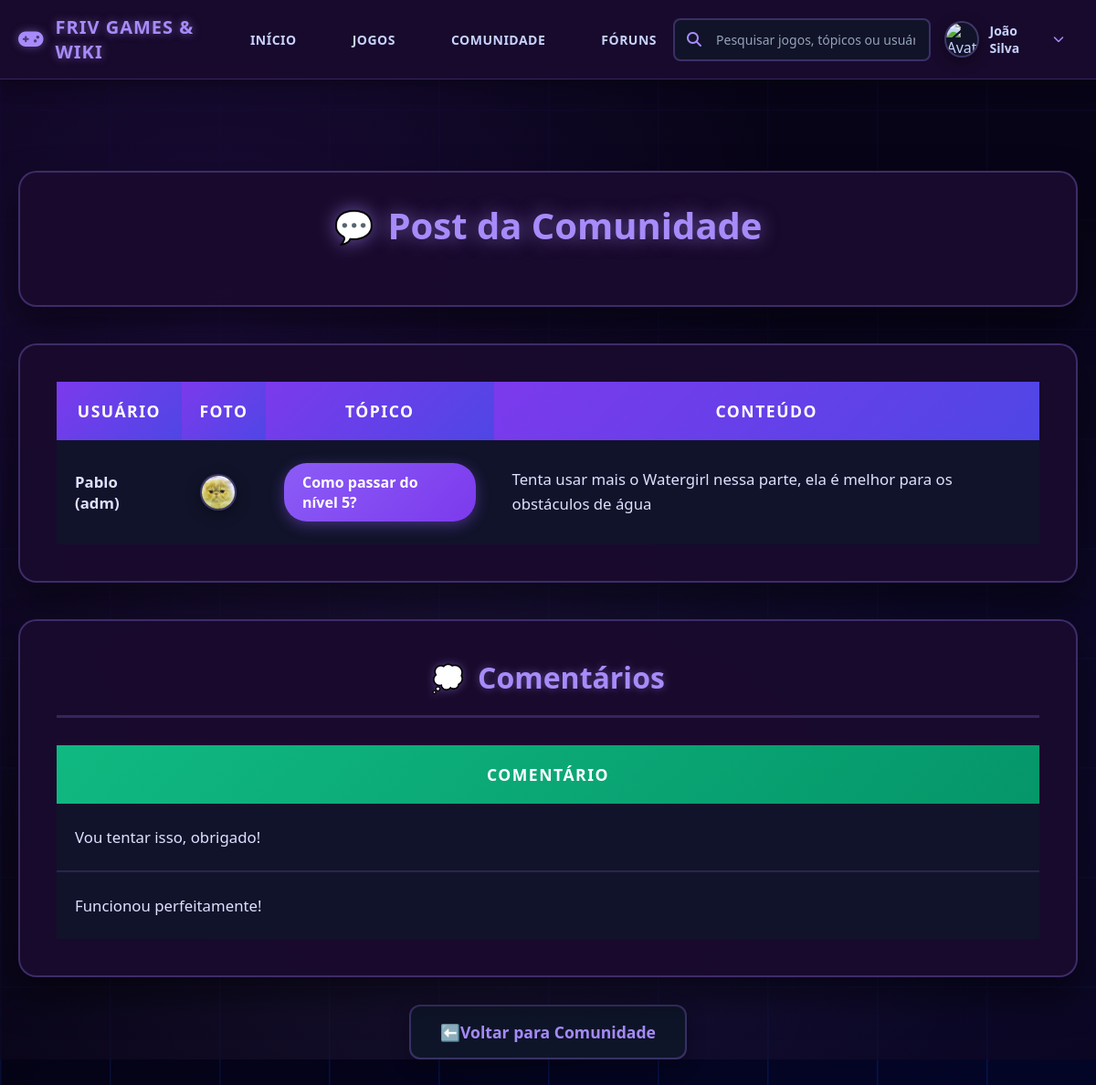
/post_individual.php?id=1 (signed in), run on an earlier commit of the app's database.
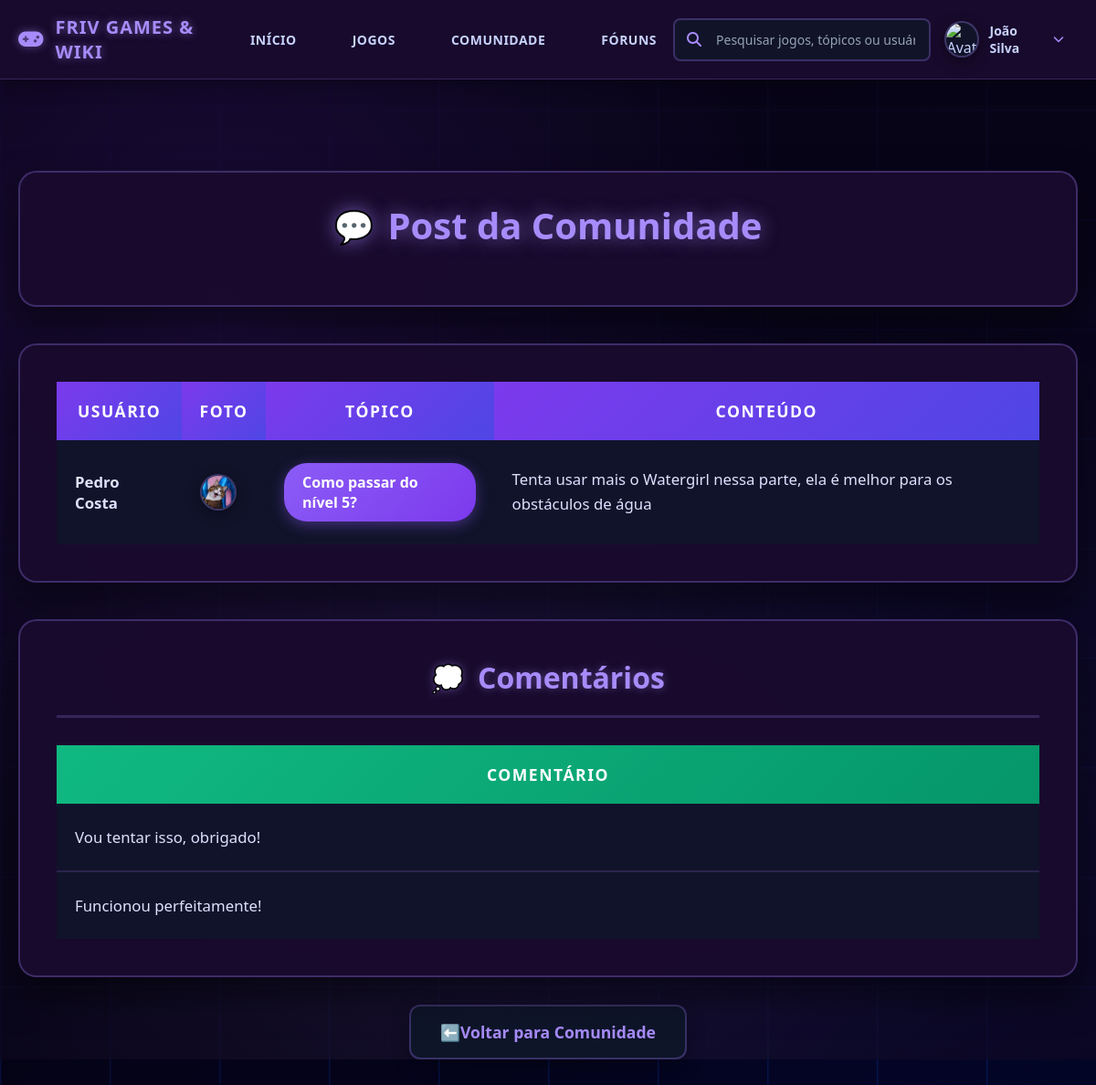
And on a later commit of the database.
### tables this page shows
CREATE TABLE IF NOT EXISTS `post_forun` (
  `idpost_forun` INT NOT NULL AUTO_INCREMENT,
  `conteudo` VARCHAR(255) NULL,
  `usuario_idusuario` INT NOT NULL,
  `topico_forun_idtopico_forun` INT NOT NULL,
  PRIMARY KEY (`idpost_forun`, `usuario_idusuario`, `topico_forun_idtopico_forun`),
  INDEX `fk_post_forun_usuario1_idx` (`usuario_idusuario` ASC) VISIBLE,
  INDEX `fk_post_forun_topico_forun1_idx` (`topico_forun_idtopico_forun` ASC) VISIBLE,
  UNIQUE INDEX `idpost_forun_UNIQUE` (`idpost_forun` ASC) VISIBLE,
  CONSTRAINT `fk_post_forun_usuario1`
    FOREIGN KEY (`usuario_idusuario`)
    REFERENCES `usuario` (`idusuario`)
    ON DELETE CASCADE
    ON UPDATE NO ACTION,
  CONSTRAINT `fk_post_forun_topico_forun1`
    FOREIGN KEY (`topico_forun_idtopico_forun`)
    REFERENCES `topico_forun` (`idtopico_forun`)
    ON DELETE CASCADE
    ON UPDATE NO ACTION);

CREATE TABLE IF NOT EXISTS `usuario` (
  `idusuario` INT NOT NULL AUTO_INCREMENT,
  `nome` VARCHAR(45) NOT NULL,
  `gmail` VARCHAR(100) NOT NULL,
  `senha` VARCHAR(200) NOT NULL,
  `foto` VARCHAR(255) NULL,
  `tipo` CHAR(1) NOT NULL,
  PRIMARY KEY (`idusuario`),
  UNIQUE INDEX `idusuario_UNIQUE` (`idusuario` ASC) VISIBLE);

CREATE TABLE IF NOT EXISTS `topico_forun` (
  `idtopico_forun` INT NOT NULL AUTO_INCREMENT,
  `nome` VARCHAR(50) NOT NULL,
  `conteudo` TEXT NOT NULL,
  `categoria_forun_idcategoria_forun1` INT NOT NULL,
  `jogo_idjogo1` INT NOT NULL,
  PRIMARY KEY (`idtopico_forun`),
  INDEX `fk_topico_forun_categoria_forun1_idx` (`categoria_forun_idcategoria_forun1` ASC) VISIBLE,
  INDEX `fk_topico_forun_jogo1_idx` (`jogo_idjogo1` ASC) VISIBLE,
  UNIQUE INDEX `idtopico_forun_UNIQUE` (`idtopico_forun` ASC) VISIBLE,
  CONSTRAINT `fk_topico_forun_categoria_forun1`
    FOREIGN KEY (`categoria_forun_idcategoria_forun1`)
    REFERENCES `categoria_forun` (`idcategoria_forun`)
    ON DELETE CASCADE
    ON UPDATE NO ACTION,
  CONSTRAINT `fk_topico_forun_jogo1`
    FOREIGN KEY (`jogo_idjogo1`)
    REFERENCES `jogo` (`idjogo`)
    ON DELETE CASCADE
    ON UPDATE NO ACTION);

CREATE TABLE IF NOT EXISTS `comentario` (
  `idcomentario` INT NOT NULL AUTO_INCREMENT,
  `comentario` VARCHAR(255) NOT NULL,
  `criado` DATE NOT NULL,
  `post_forun_idpost_forun` INT NOT NULL,
  `post_forun_usuario_idusuario` INT NOT NULL,
  `post_forun_topico_forun_idtopico_forun` INT NOT NULL,
  PRIMARY KEY (`idcomentario`, `post_forun_idpost_forun`, `post_forun_usuario_idusuario`, `post_forun_topico_forun_idtopico_forun`),
  INDEX `fk_comentario_post_forun1_idx` (`post_forun_idpost_forun` ASC, `post_forun_usuario_idusuario` ASC, `post_forun_topico_forun_idtopico_forun` ASC) VISIBLE,
  UNIQUE INDEX `idcomentario_UNIQUE` (`idcomentario` ASC) VISIBLE,
  CONSTRAINT `fk_comentario_post_forun1`
    FOREIGN KEY (`post_forun_idpost_forun` , `post_forun_usuario_idusuario` , `post_forun_topico_forun_idtopico_forun`)
    REFERENCES `post_forun` (`idpost_forun` , `usuario_idusuario` , `topico_forun_idtopico_forun`)
    ON DELETE CASCADE
    ON UPDATE NO ACTION);

### controle/funcoes.php (called while the page is built, shortened)
<?php
function pesquisarUsuario_ID($conexao, $idusuario)
{
    $sql = "SELECT nome, gmail, senha, foto FROM usuario WHERE idusuario = ?";
    $comando = mysqli_prepare($conexao, $sql);
    mysqli_stmt_bind_param($comando, 'i', $idusuario);
    mysqli_stmt_execute($comando);
    $resultado = mysqli_stmt_get_result($comando);
    $user = mysqli_fetch_assoc($resultado);
    return $user;
}
function pesquisarTopico_ID($conexao, $idtopico_forun)
{
    $sql = "SELECT t.idtopico_forun, t.nome AS nome_topico, t.conteudo, c.idcategoria_forun, c.nome AS nome_categoria, j.idjogo, j.nome AS nome_jogo
            FROM topico_forun t
            INNER JOIN categoria_forun c ON t.categoria_forun_idcategoria_forun1 = c.idcategoria_forun
            INNER JOIN jogo j ON t.jogo_idjogo1 = j.idjogo
            WHERE t.idtopico_forun = ?";
    $comando = mysqli_prepare($conexao, $sql);
    mysqli_stmt_bind_param($comando, 'i', $idtopico_forun);
    mysqli_stmt_execute($comando);
    $resultado = mysqli_stmt_get_result($comando);
    $topico = mysqli_fetch_assoc($resultado);
    return $topico;
}
function pesquisarPostID($conexao, $idpost)
{
    $sql = "SELECT * FROM post_forun WHERE idpost_forun=?";
    $comando = mysqli_prepare($conexao, $sql);
    mysqli_stmt_bind_param($comando, 'i', $idpost);
    mysqli_stmt_execute($comando);
    $resultado = mysqli_stmt_get_result($comando);
    $post = mysqli_fetch_assoc($resultado);
    return $post;
}
function ListarComentarioPost($conexao, $idpost)
{
    $sql = "SELECT * FROM comentario WHERE post_forun_idpost_forun = ?";
    $comando = mysqli_prepare($conexao, $sql);
    mysqli_stmt_bind_param($comando, 'i', $idpost);
    mysqli_stmt_execute($comando);
    $resultado = mysqli_stmt_get_result($comando);
    $lista_comentario = [];
    if ($resultado) {
        while ($comentario = mysqli_fetch_assoc($resultado)) {
            $lista_comentario[] = $comentario;
        }
    }
    return $lista_comentario;
}
?>

### public/post_individual.php (the view, shortened to what the changed rows need)
<?php
require_once "../controle/conexao.php";
require_once "../controle/funcoes.php";
$idpost = $_GET['id'];
?>
<!DOCTYPE html>
<html lang="pt-br">
<head>
    <link rel="stylesheet" href="./estilo/estilo_postIndividual.css">
    <link rel="stylesheet" href="https://cdnjs.cloudflare.com/ajax/libs/font-awesome/6.4.0/css/all.min.css">
    <link rel="stylesheet" href="./estilo/cabeçalho.css">
</head>
<body>
    <?php include 'cabeçalho.php'; ?>
    <div class="post-container">
        <div class="post-header">
            <h1 class="post-title">Post da Comunidade</h1>
        </div>
        <?php
        $posts = [];
        $posts[] = pesquisarPostID($conexao, $idpost);
        if((!$posts)){
            echo "<div class='empty-message'>Não foi possível identificar o post. Retorne a página e tente rever o post.</div>";
        } else {
        ?>
        <div class="post-content">
            <table class="post-table">
                <thead>
                    <tr>
                        <th>Usuário</th>
                        <th>Foto</th>
                        <th>Tópico</th>
                        <th>Conteúdo</th>
                    </tr>
                </thead>
                <tbody>
                <?php
                foreach ($posts as $post) {
                    $conteudo = $post['conteudo'];
                    $idusu = $post['usuario_idusuario'];
                    $idtop = $post['topico_forun_idtopico_forun'];
                    $usuarioinfo = pesquisarUsuario_ID($conexao, $idusu);
                    $nome = $usuarioinfo['nome'];
                    $foto = $usuarioinfo['foto'];
                    $topico_info = pesquisarTopico_ID($conexao, $idtop);
                    $nometopico = $topico_info['nome_topico'];
                    echo "<tr>";
                    echo "<td><strong>$nome</strong></td>";
                    echo "<td><img src='../controle/fotos/$foto' alt='$nome' class='user-avatar'></td>";
                    echo "<td><span class='topic-badge'>$nometopico</span></td>";
                    echo "<td class='post-text'>$conteudo</td>";
                    echo "</tr>";
                }
                ?>
                </tbody>
            </table>
        </div>
        <?php
        $comentarios = ListarComentarioPost($conexao, $idpost);
        ?>
        <div class="comments-section">
            <h2 class="comments-title">Comentários</h2>
            <?php
            if(count($comentarios)==0){
                echo "<div class='empty-message'>Não há comentários neste post ainda.</div>";
            } else {
            ?>
            <table class="comments-table">
                <thead>
                    <tr>
                        <th>Comentário</th>
                    </tr>
                </thead>
                <tbody>
                <?php
                foreach ($comentarios as $comentario) {
                    $comen = $comentario['comentario'];
                    echo "<tr>";
                    echo "<td>$comen</td>";
                    echo "</tr>";
                }
                ?>
                </tbody>
            </table>
            <?php } ?>
        </div>
        <?php } ?>
    </div>
</body>
</html>

What changed in the data, as far as the page shows it:
removed post_forun: usuario_idusuario.nome "Pablo (adm)", usuario_idusuario.foto (picture), topico_forun_idtopico_forun.nome "Como passar do nível 5?", conteudo "Tenta usar mais o Watergirl nessa parte, ela é melhor para os obstáculos de água"
added post_forun: usuario_idusuario.nome "Pedro Costa", usuario_idusuario.foto (picture), topico_forun_idtopico_forun.nome "Como passar do nível 5?", conteudo "Tenta usar mais o Watergirl nessa parte, ela é melhor para os obstáculos de água"
